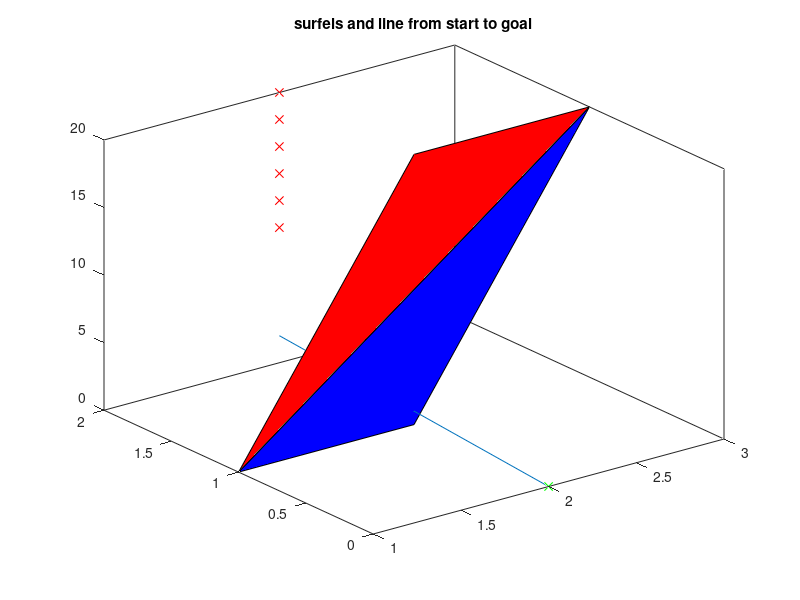

MATLAB code to generate this figure: (Note: this script raises an error after producing the figure.)
clear; close all; clc

addpath 'C:\Users\sjhar\OneDrive\Desktop\TriangleRayIntersection'
addpath 'C:\Users\sjhar\OneDrive\Desktop\gif\gif'

addpath 'C:\Users\sjhar\Desktop\TriangleRayIntersection'
addpath 'C:\Users\sjhar\Desktop\gif\gif'

facets = [];
% TODO @sjharnett break out this code into functions for:
% vertex interp
% line segment to facet intersection checking and vgraph creation
%
% verts (Nx3 array of verts)
% isObs (is it a size wall or polytope obstacle)
% obsID (ID for polytope obstacle it belongs to)
% list of obstacles
% each obstacle contains a verts table
% verts with the same vert ID are the same vert
% num time slices is num time stamps
% facets: 1 flat polytope at each time slice + 1 side wall per side for every 2 time steps

% for each facet, find centroid, move vertices towards centroid
% then triangulate
% then do ray triangle intersection

verts = [1 1 0; 2 1 0;  3 1 20; 2 1 20]; % a line that translates its length in x over the course of 20 seconds
% verts = [1+10e-5 1 0+10e-5; 2-10e-5 1 0+10e-5;  3-10e-5 1 20-10e-5; 2+10e-5 1 20-10e-5]; % a line that translates its length in x over the course of 20 seconds
% verts = [1+eps 1 0+eps; 2-eps 1 0+eps;  3-eps 1 20-eps; 2+eps 1 20-eps]; % a line that translates its length in x over the course of 20 seconds
start = [2 0 0];
finish = [2*ones(6,1) 2*ones(6,1) (10:2:20)'];
starts = [2*ones(6,1) 2*ones(6,1) zeros(6,1)];
% either for each facet, pull each vertex towards the centroid
% or try different border options in triangle ray intersection function
% or try overlapping numerous triangles on one facet
% or see what is done for triangle mesh in demo script
% or move all vertices away from shapes by eps
% also new matlab add on needs to be updated
figure; hold on; box on; title('surfels and line from start to goal')
fig = gcf;
fill3(verts(1:3,1),verts(1:3,2),verts(1:3,3),'b');
fill3(verts([1,3,4],1),verts([1,3,4],2),verts([1,3,4],3),'r');
plot3(start(1),start(2),start(3),'gx');
plot3(finish(:,1),finish(:,2),finish(:,3),'rx');
plot3([start(1) finish(1)],[start(2) finish(2)],[start(3) finish(3)])
% finish = start + dir
% thus dir = finish-start
[intersect, t, u, v, xcoor] = TriangleRayIntersection (starts, finish-starts, verts(1,:),verts(2,:),verts(3,:),'lineType','segment','border','exclusive');
[intersect2, t2, u2, v2, xcoor2] = TriangleRayIntersection (starts, finish-starts, verts(1,:),verts(3,:),verts(4,:),'lineType','segment','border','exclusive');
plot3(xcoor(1),xcoor(2),xcoor(3),'cx')
legend('tri 1','tri 2','start','goal','','intersection')
INTERNAL_fcn_format_timespace_plot();

%% interpolation code for a shape
% TODO @sjharnett when functionalizing this, add the vertex ID column but then remove it
dt = 4;
% for each shape
% get shape.verts
verts_orig = verts;
verts = [1 1 0 1; 2 1 0 2;  3 1 20 2; 2 1 20 1]; % a line that translates its length in x over the course of 20 seconds
% columns of verts are x,y,t,id
% for number of unique time values in verts...
unique_times = unique(verts(:,3));
num_unique_times = length(unique(verts(:,3)));

unique_verts = unique(verts(:,4));
num_unique_verts = length(unique(verts(:,4)));

dense_times = [];
for i = 2:1:num_unique_times
    new_times = unique_times(i-1):dt:unique_times(i);
    dense_times = [dense_times; new_times'];
end
dense_times = unique(dense_times);
num_dense_times = length(dense_times);

for i = 1:1:num_unique_verts
    this_vert_id = unique_verts(i);
    this_vert_rows = find(verts(:,4)==this_vert_id);
    this_vert_x = verts(this_vert_rows,1);
    this_vert_y = verts(this_vert_rows,2);
    this_vert_t = verts(this_vert_rows,3);

    this_vert_dense_x = interp1(this_vert_t,this_vert_x,dense_times);
    this_vert_dense_y = interp1(this_vert_t,this_vert_y,dense_times);
    this_vert_id_repeated = ones(num_dense_times,1);
    verts = [verts; this_vert_dense_x this_vert_dense_y dense_times this_vert_id_repeated];
end

% will need to remove duplicate rows

% end for each shape

%% this code is required to vectorize the edge, triangle intersection checking
verts = verts(:,1:3);
all_pts = [verts; start; finish];
all_surfels = [verts_orig(1,:),verts_orig(2,:),verts_orig(3,:);verts_orig(1,:),verts_orig(3,:),verts_orig(4,:)];
figure; hold on; box on; title('all vertices and start and finish')
INTERNAL_fcn_format_timespace_plot();
plot3(start(1),start(2),start(3),'gx');
plot3(finish(:,1),finish(:,2),finish(:,3),'rx');
plot3(verts(:,1),verts(:,2),verts(:,3),'cx')

num_pts = size(all_pts,1); % number of rows
all_pts_idx = 1:1:num_pts; % array of all possible pt idx
all_pts = [all_pts all_pts_idx']; % add pt ID column to all_pts
all_pt_combos = nchoosek(all_pts_idx,2); % each row of this matrix is a combination of 2 point idxs

all_ray_starts = all_pts(all_pt_combos(:,1),:); % take all cols of all_pts at the row provided by the first col of all combos
all_ray_ends = all_pts(all_pt_combos(:,2),:); % take all cols of all_pts at the row provided by the second col of all combos
all_ray_dirs = all_ray_ends - all_ray_starts; % TriangleRayIntersection takes a ray direction which is end minus beginning
num_rays = size(all_ray_starts,1);

figure; hold on; box on; title('all rays casted')
INTERNAL_fcn_format_timespace_plot();
for i = 1:1:num_rays
    plot3([all_ray_starts(i,1), all_ray_ends(i,1)],[all_ray_starts(i,2), all_ray_ends(i,2)],[all_ray_starts(i,3), all_ray_ends(i,3)],'LineWidth',2)
end

figure; hold on; box on; title('vgraph')
INTERNAL_fcn_format_timespace_plot();
for i = 1:1:num_rays
    plot3([all_ray_starts(i,1), all_ray_ends(i,1)],[all_ray_starts(i,2), all_ray_ends(i,2)],[all_ray_starts(i,3), all_ray_ends(i,3)],'g','LineWidth',2)
end

num_surfels = size(all_surfels,1);
all_ray_idx = 1:1:num_rays;
all_surfel_idx = 1:1:num_surfels;
all_surfel_ray_combos = table2array(combinations(all_ray_idx,all_surfel_idx));

all_ray_starts_repeated = all_ray_starts(all_surfel_ray_combos(:,1),:);
all_ray_ends_repeated = all_ray_ends(all_surfel_ray_combos(:,1),:);
all_ray_dirs_repeated = all_ray_dirs(all_surfel_ray_combos(:,1),:);
all_surfels_repeated = all_surfels(all_surfel_ray_combos(:,2),:);

[intersects, ts, us, vs, xcoors] = TriangleRayIntersection (all_ray_starts_repeated(:,1:3), all_ray_dirs_repeated(:,1:3), all_surfels_repeated(:,1:3),all_surfels_repeated(:,4:6),all_surfels_repeated(:,7:9),'lineType','segment','border','normal');

vgraph = ones(num_pts); % initialize vgraph as zero
intersects_idx = find(intersects);
for k = 1:1:length(intersects_idx)
    i = intersects_idx(k);
    % if the intersection occured at a node that implies that the end of the ray
    % touched a plane segment, rather than the ray passing through the plane
    intersect_x = xcoors(i,1);
    intersect_y = xcoors(i,2);
    intersect_t = xcoors(i,3);
    verts_x = verts(:,1);
    verts_y = verts(:,2);
    verts_t = verts(:,3);
    diff_intersect_and_verts = abs([verts_x - intersect_x, verts_y - intersect_y, verts_t - intersect_t]);
    total_diffs = sum(diff_intersect_and_verts,2);
    small_diffs_bool = total_diffs < 10e-14;
    if sum(small_diffs_bool) == 0
        plot3([all_ray_starts_repeated(i,1), all_ray_ends_repeated(i,1)],[all_ray_starts_repeated(i,2), all_ray_ends_repeated(i,2)],[all_ray_starts_repeated(i,3), all_ray_ends_repeated(i,3)],'r','LineWidth',2)
        plot3(rmmissing(xcoors(i,1)),rmmissing(xcoors(i,2)),rmmissing(xcoors(i,3)),'cx','MarkerSize',10)
        start_id = all_ray_starts_repeated(i,4);
        end_id = all_ray_ends_repeated(i,4);
        vgraph(start_id,end_id) = 0;
        vgraph(end_id,start_id) = 0;
    end
end
fill3(verts(1:3,1),verts(1:3,2),verts(1:3,3),'b','FaceAlpha',0.3);
fill3(verts([1,3,4],1),verts([1,3,4],2),verts([1,3,4],3),'b','FaceAlpha',0.3);
return
%% discard rays that are too high in velocity
% ray slope is rise over run
% rise is delta t
% all_delta_ts = (all_ray_ends_repeated(:,3) - all_ray_starts_repeated(:,3));
% % run is change in total length regardless of x or y
% all_delta_xs = all_ray_ends_repeated(:,1) - all_ray_starts_repeated(:,1);
% all_delta_ys = all_ray_ends_repeated(:,2) - all_ray_starts_repeated(:,2);
% all_delta_dist = (all_delta_xs.^2 + all_delta_ys.^2).^0.5;
% all_slopes = all_delta_ts./all_delta_dist;
%
% speed_violation_idx = find(all_slopes <= 0);
% for l = 1:1:length(speed_violation_idx)
%     i = speed_violation_idx(l);
%     plot3([all_ray_starts_repeated(i,1), all_ray_ends_repeated(i,1)],[all_ray_starts_repeated(i,2), all_ray_ends_repeated(i,2)],[all_ray_starts_repeated(i,3), all_ray_ends_repeated(i,3)],'k','LineWidth',2)
%     start_id = all_ray_starts_repeated(i,4);
%     end_id = all_ray_ends_repeated(i,4);
%     vgraph(start_id,end_id) = 0;
% end

%% discard rays too high in velocity using all pts array
all_delta_ts = (-all_pts(:,3) + (all_pts(:,3))');
% run is change in total length regardless of x or y
all_delta_xs = (all_pts(:,1) - (all_pts(:,1))');
all_delta_ys = (all_pts(:,2) - (all_pts(:,2))');
all_delta_dist = (all_delta_xs.^2 + all_delta_ys.^2).^0.5;
all_slopes = all_delta_ts./all_delta_dist;

speed_violation_idx = find(all_slopes <= 0 );
for l = 1:1:length(speed_violation_idx)
    i = speed_violation_idx(l);
    [beg,term] = ind2sub(size(all_slopes),i);
    % plot3([all_pts(beg,1), all_pts(term,1)],[all_pts(beg,2), all_pts(term,2)],[all_pts(beg,3), all_pts(term,3)],'k','LineWidth',2)
    start_id = all_pts(beg,4);
    end_id = all_pts(term,4);
    vgraph(start_id,end_id) = 0;
end

[cost, route] = fcn_algorithm_Astar3d(vgraph, all_pts(1:end-7,:), all_pts(end-6,:), all_pts(end-5:end,:));
% route metrics follow
total_time = max(route(:,3));
route_x = route(:,1);
route_y = route(:,2);
route_t = route(:,3);
lengths = diff([route_x(:) route_y(:)]);
total_length = sum(sqrt(sum(lengths.*lengths,2)));
lengths_3d = diff([route_x(:) route_y(:) route_t(:)]);
total_length_3d = sum(sqrt(sum(lengths_3d.*lengths_3d,2)));

metrics_title = sprintf('route duration [s]: %.3f \n route length [m]: %.3f \n route length 3D: %.3f',total_time,total_length,total_length_3d);
title(metrics_title);
plot3(route(:,1),route(:,2),route(:,3),'-b','LineWidth',3);


%% interpolation code for a shape
dt = 1;
% for each shape
% get shape.verts
verts = [1 1 0 1; 2 1 0 2;  3 1 20 2; 2 1 20 1]; % a line that translates its length in x over the course of 20 seconds
% columns of verts are x,y,t,id
% for number of unique time values in verts...
unique_times = unique(verts(:,3));
num_unique_times = length(unique(verts(:,3)));

unique_verts = unique(verts(:,4));
num_unique_verts = length(unique(verts(:,4)));

dense_times = [];
for i = 2:1:num_unique_times
    new_times = unique_times(i-1):dt:unique_times(i);
    dense_times = [dense_times; new_times'];
end
dense_times = unique(dense_times);
num_dense_times = length(dense_times);

for i = 1:1:num_unique_verts
    this_vert_id = unique_verts(i);
    this_vert_rows = find(verts(:,4)==this_vert_id);
    this_vert_x = verts(this_vert_rows,1);
    this_vert_y = verts(this_vert_rows,2);
    this_vert_t = verts(this_vert_rows,3);

    this_vert_dense_x = interp1(this_vert_t,this_vert_x,dense_times);
    this_vert_dense_y = interp1(this_vert_t,this_vert_y,dense_times);
    this_vert_id_repeated = this_vert_id*ones(num_dense_times,1);
    verts = [verts; this_vert_dense_x this_vert_dense_y dense_times this_vert_id_repeated];
end

% will need to remove duplicate rows

% end for each shape

figure; hold on; box on; title('all vertices, interpolated, and start and finish')
INTERNAL_fcn_format_timespace_plot();
plot3(start(1),start(2),start(3),'gx');
plot3(finish(1),finish(2),finish(3),'rx');
plot3(verts(:,1),verts(:,2),verts(:,3),'cx')

%% example of speed limit inforcement
figure; hold on; box on; title('example of speed limit enforcement')
INTERNAL_fcn_format_timespace_plot();
fill3(verts(1:3,1),verts(1:3,2),verts(1:3,3),'b','FaceAlpha',0.3);
fill3(verts([1,3,4],1),verts([1,3,4],2),verts([1,3,4],3),'b','FaceAlpha',0.3);
beg = 20;
example_vgraph_row = vgraph(beg,:);
for term = 1:1:length(example_vgraph_row)
    if example_vgraph_row(term)
        color = 'g';
    else
        color = 'k';
    end
    plot3([all_pts(beg,1), all_pts(term,1)],[all_pts(beg,2), all_pts(term,2)],[all_pts(beg,3), all_pts(term,3)],color,'LineWidth',2)
end

return
close all;
%% create an animation for moving line
for i = 1:num_dense_times
    hold on; box on; title(sprintf('animation of \n moving two point wall shown at 10x speed'))
    % define figure properties
    opts.width      = 8;
    opts.height     = 6;
    opts.fontType   = 'Times';
    opts.fontSize   = 9;
    fig = gcf;
    % scaling
    fig.Units               = 'centimeters';
    fig.Position(3)         = opts.width;
    fig.Position(4)         = opts.height;
    set(gcf,'color','white')
    % set text properties
    set(fig.Children, ...
        'FontName',     'Times', ...
        'FontSize',     9);

    % remove unnecessary white space
    set(gca,'LooseInset',max(get(gca,'TightInset'), 0.02))
    xlabel('x [m]')
    ylabel('y [m]')
    ylim([0 2])
    xlim([0 4])
    % for each poly
    % this polys verts
    % need to get x y and z coords at this time
    cur_time = dense_times(i);
    cur_time_locations = find(verts(:,3) == cur_time);
    cur_x = verts(cur_time_locations,1);
    cur_y = verts(cur_time_locations,2);
    fill(cur_x,cur_y,'b','FaceAlpha',0.2);
    if i == 1
        gif('moving_wall_demo.gif','LoopCount',1,'DelayTime',dt/10)
    else
        gif
    end
    delete(gca)
end


%% interpolation code for a route
dt = 1;
% columns of verts are x,y,t,id
% for number of unique time values in verts...
unique_times = unique(route(:,3));
num_unique_times = length(unique(route(:,3)));

num_route_verts = size(route,1);

dense_times = [];
for i = 2:1:num_unique_times
    new_times = unique_times(i-1):dt:unique_times(i);
    dense_times = [dense_times; new_times'];
end
dense_times = unique(dense_times);
num_dense_times = length(dense_times);

try
    route_dense_x = interp1(route(:,3),route(:,1),dense_times);
catch
    route_dense_x = route(1,1)*ones(size(dense_times,1),size(dense_times,2));
end
try
    route_dense_y = interp1(route(:,3),route(:,2),dense_times);
catch
    route_dense_y = route(1,2)*ones(size(dense_times,1),size(dense_times,2));
end

route_dense = [route_dense_x route_dense_y dense_times];

close all;
%% create an animation for moving line
for i = 1:num_dense_times
    hold on; box on; title(sprintf('animation of routing around \n moving two point wall shown at 10x speed'))
    % define figure properties
    opts.width      = 8;
    opts.height     = 6;
    opts.fontType   = 'Times';
    opts.fontSize   = 9;
    fig = gcf;
    % scaling
    fig.Units               = 'centimeters';
    fig.Position(3)         = opts.width;
    fig.Position(4)         = opts.height;
    set(gcf,'color','white')
    % set text properties
    set(fig.Children, ...
        'FontName',     'Times', ...
        'FontSize',     9);

    % remove unnecessary white space
    set(gca,'LooseInset',max(get(gca,'TightInset'), 0.02))
    xlabel('x [m]')
    ylabel('y [m]')
    ylim([-1 3])
    xlim([0 4])
    % for each poly
    % this polys verts
    % need to get x y and z coords at this time
    cur_time = dense_times(i);
    cur_time_locations = find(verts(:,3) == cur_time);
    cur_x = verts(cur_time_locations,1);
    cur_y = verts(cur_time_locations,2);

    cur_route_idx = find(route_dense(:,3) == cur_time);

    p_route = plot(route_dense(1:cur_route_idx,1),route_dense(1:cur_route_idx,2),'-k','LineWidth',2);
    p_pose = plot(route_dense(cur_route_idx,1),route_dense(cur_route_idx,2),'xk','MarkerSize',2);
    p_start = plot(start(1),start(2),'gx');
    p_finish = plot(finish(1),finish(2),'rx');
    fill(cur_x,cur_y,'b','FaceAlpha',0.2);
    if i == 1
        gif('moving_wall_with_path.gif','LoopCount',1,'DelayTime',dt/10)
    else
        gif
    end
    delete(gca)
    delete(p_route)
    delete(p_pose)
    delete(p_start)
    delete(p_finish)
end
    % https://www.mathworks.com/matlabcentral/fileexchange/33073-triangle-ray-intersection
% https://en.wikipedia.org/wiki/Intersection_of_a_polyhedron_with_a_line
% https://www.mathworks.com/help/matlab/visualize/multifaceted-patches.html
% at each time t, calculate P
% ir for all points on all bodies that are candidates for collision
% select one point P
% jr on body j and test if it is inside body i
% cast an infinite ray in any direction from P
% jr and compute intersections with all facets on body i
% if there are an even number of intersections, P
% jr is not inside body i
% if there are an odd number of intersections, P
% jr is inside body i
% works for concavities, holes and self-crossing and is independent of CW versus CCW boundary
% ray-facet intersection is similar to edge-facet intersection described below
% point in polygon does not always work for thin bodies (may need edge intersection)
%
function INTERNAL_fcn_format_timespace_plot()
    % define figure properties
    opts.width      = 8;
    opts.height     = 6;
    opts.fontType   = 'Times';
    opts.fontSize   = 9;
    fig = gcf;
    % scaling
    fig.Units               = 'centimeters';
    fig.Position(3)         = opts.width;
    fig.Position(4)         = opts.height;

    % set text properties
    set(fig.Children, ...
        'FontName',     'Times', ...
        'FontSize',     9);

    % remove unnecessary white space
    set(gca,'LooseInset',max(get(gca,'TightInset'), 0.02))
    xlabel('x [m]')
    ylabel('y [m]')
    zlabel('t [s]')
    view([36 30])
end
